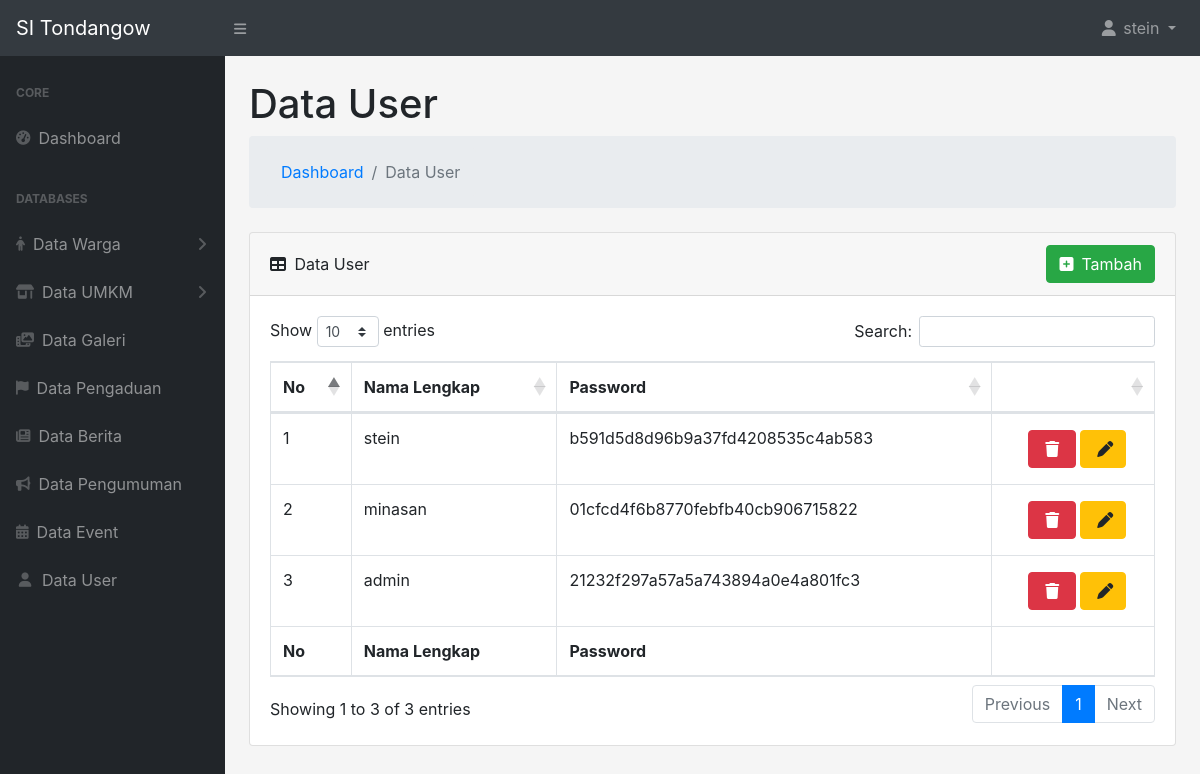
/adminSidesa/controllers/dataUser.php (signed in), run on the app's committed database.
### tables this page shows
CREATE TABLE `user` (
  `id` int(11) NOT NULL,
  `username` varchar(255) NOT NULL,
  `password` varchar(255) NOT NULL
);

### adminSidesa/functions/general.php (called while the page is built, shortened)
<?php
require_once 'dbconnect.php';
function query($query)
{
    global $dbconnect;
    $result = mysqli_query($dbconnect, $query);
    $rows = [];
    while ($row = mysqli_fetch_assoc($result)) {
        $rows[] = $row;
    }
    return $rows;
}
?>

### adminSidesa/controllers/dataUser.php (the view, shortened to what this page needs)
<?php
include '../templates/header.php';
$pageName = 'Data User';
$queryuser = query('SELECT * FROM user');
?>
<div id="layoutSidenav_content">
    <div class="container-fluid">
        <main>
            <h1 class="mt-4">
                <?= $pageName ?>
            </h1>
            <ol class="breadcrumb mb-4">
                <ol class="breadcrumb mb-0">
                    <li class="breadcrumb-item"><a href="../index.php">Dashboard</a></li>
                    <li class="breadcrumb-item active">
                        <?= $pageName ?>
                    </li>
                </ol>
            </ol>
            <div class="card mb-4">
                <div class="card-header">
                    <div>
                        <i class="fas fa-table mr-1 position-relative"></i>
                        <?= $pageName ?>
                    </div>
                    <a href="../models/tambahUser.php">
                        <button type="button" class="btn btn-success">
                            <div class="sb-nav-link-icon"><i class="fa-solid fa-square-plus mr-2"></i>Tambah</div>
                        </button>
                    </a>
                </div>
                <div class="card-body">
                    <div class="table-responsive">
                        <table class="table table-bordered" id="dataTable" width="100%" cellspacing="0">
                            <thead>
                                <tr class="text-center">
                                    <th>No</th>
                                    <th>Nama Lengkap</th>
                                    <th>Password</th>
                                    <th></th>
                                </tr>
                            </thead>
                            <tfoot>
                                <tr class="text-center">
                                    <th>No</th>
                                    <th>Nama Lengkap</th>
                                    <th>Password</th>
                                    <th></th>
                                </tr>
                            </tfoot>
                            <tbody>
                                <?php $i = 1 ?>
                                <?php foreach ($queryuser as $rows) { ?>
                                    <tr>
                                        <td>
                                            <?= $i ?>
                                        </td>
                                        <td>
                                            <?php echo $rows['username'] ?>
                                        </td>
                                        <td>
                                            <?php echo $rows['password'] ?>
                                        </td>
                                        <td class="flex-row pr-2 align-items-center justify-content-center"
                                            style="display: flex;">
                                            <a href="javascript:void(0);" data-toggle="modal"
                                                data-target="#hapusModal<?= $rows['id'] ?>" data-id="<?= $rows['id'] ?>">
                                                <button type="button" class="btn btn-danger m-1">
                                                    <div class="sb-nav-link-icon mr-1 ml-1 mb-0 mt-0"><i
                                                            class="fa-solid fa-trash"></i></div>
                                                </button>
                                            </a>
                                            <a href="../models/ubahPassword.php?id=<?= $rows['id']; ?>">
                                                <button type="button" class="btn btn-warning">
                                                    <div class="sb-nav-link-icon mr-0 ml-1 mb-0 mt-0"><i
                                                            class="fa-solid fa-pen"></i></div>
                                                </button>
                                            </a>
                                        </td>
                                    </tr>
                                    <?php $i++ ?>
                                <?php } ?>
                            </tbody>
                        </table>
                    </div>
                </div>
            </div>
        </main>
    </div>
</div>
<?php include '../templates/footer.php'; ?>

### data on the page
user: username "stein", password "b591d5d8d96b9a37fd4208535c4ab583"
user: username "minasan", password "01cfcd4f6b8770febfb40cb906715822"
user: username "admin", password "21232f297a57a5a743894a0e4a801fc3"

### other printed values
$_SESSION['username'] "stein"
$pageName "Data User"
